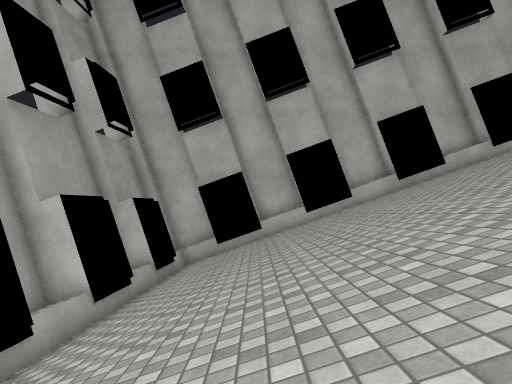
View 1 (above)

16 first-person views from a walk through a Unity game level. The camera is 1.3 m above the floor, tilts 10° down and sees 70° across. The floor is counted in squares, 1 m on a side. Each view is taken from the middle of a square. On the plan, view 1 faces up. The plan holds only what a view shows up to about 15 squares ahead; the rest is blank. The place goes on beyond the plan. Surface patterns are stand-ins for the level's own textures.

View 2
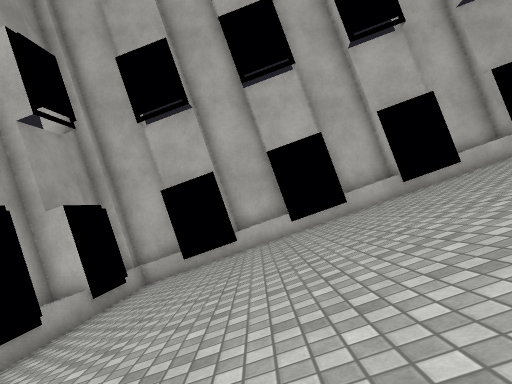

View 3
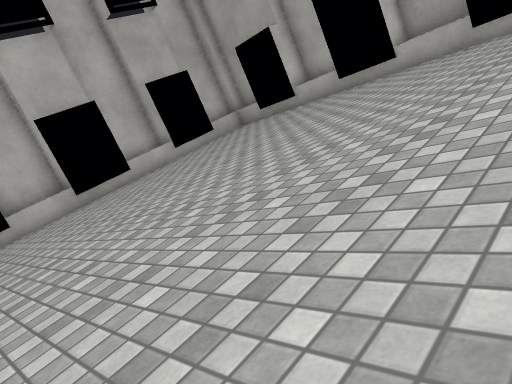

View 4
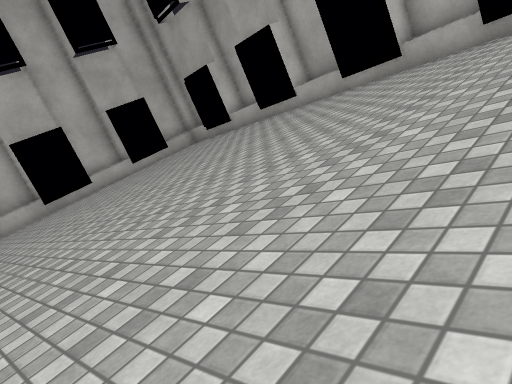

View 5
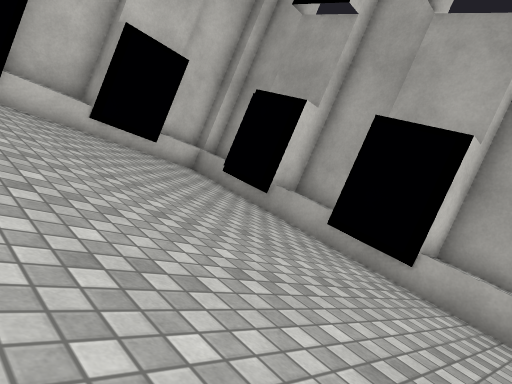

View 6
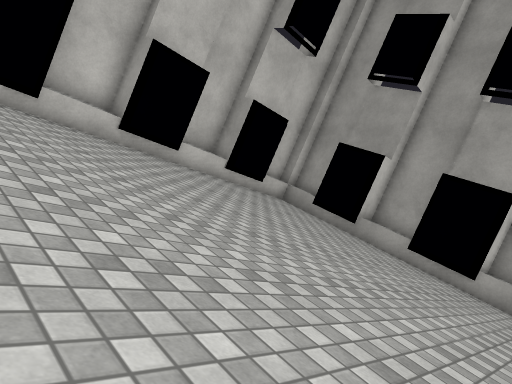

View 7
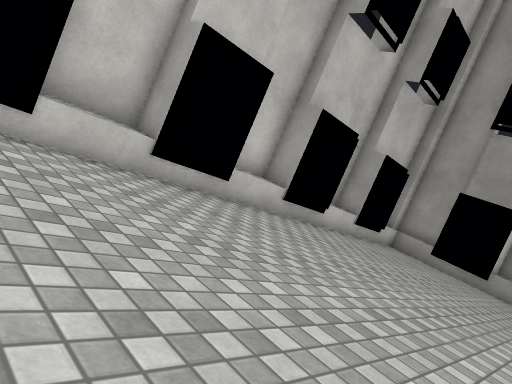

View 8
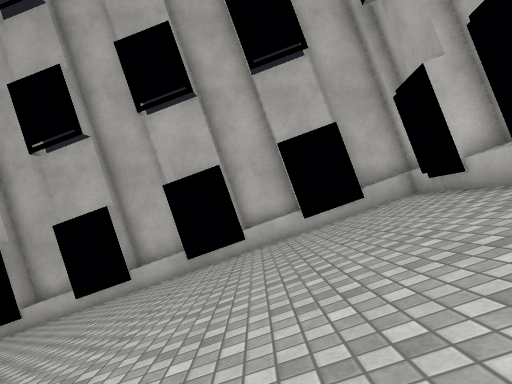

View 9
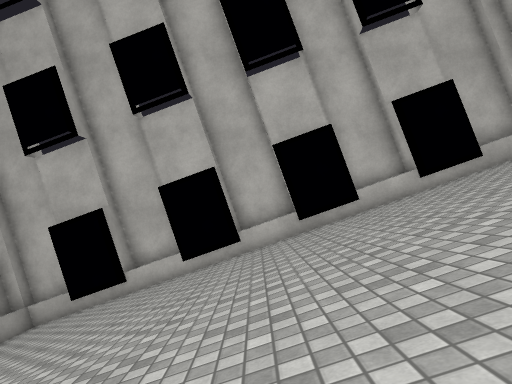

View 10
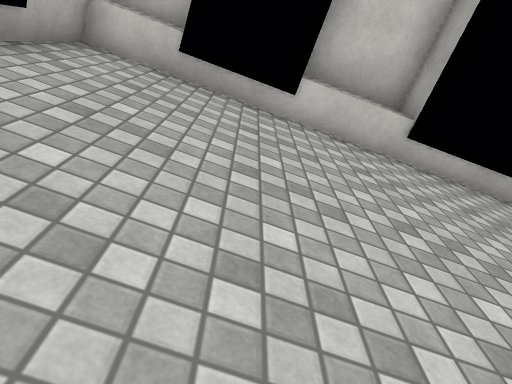

View 11
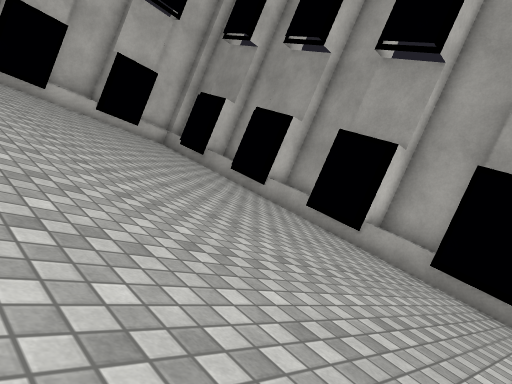

View 12
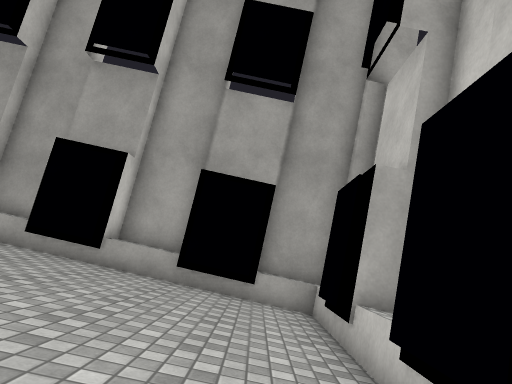

View 13
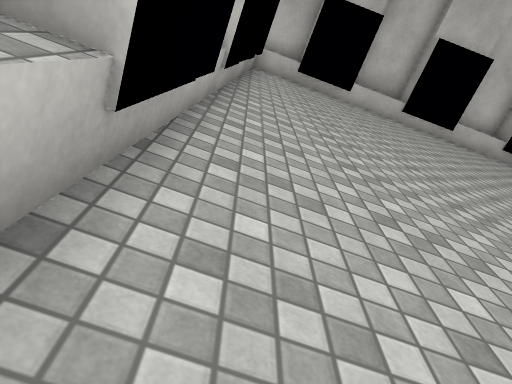

View 14
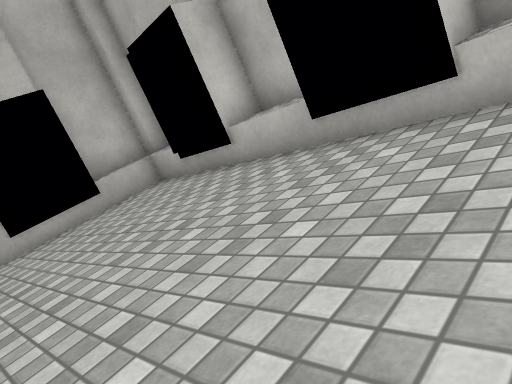

View 15
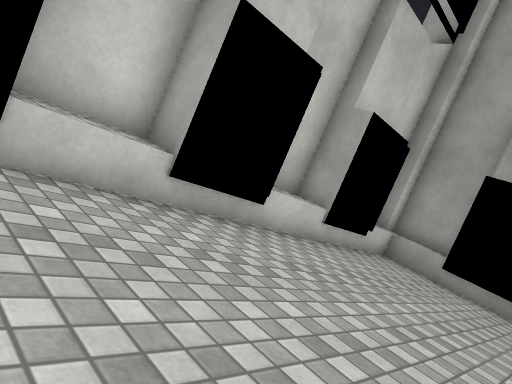

View 16
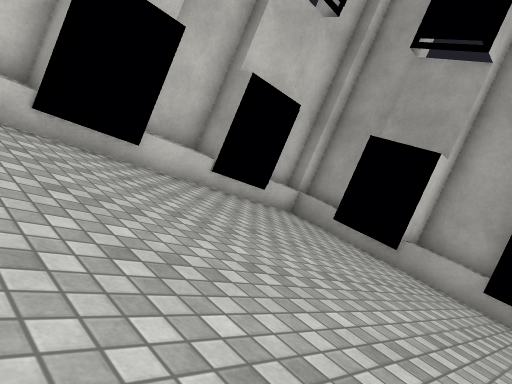

### Floor plan
Key: @ floor where view 1 was taken; # wall or solid block; x gap in a wall; / step, stairs or slope; ≈ water the walk keeps out of; v drop or lower ground; O other object.
Columns run from 6 left of view 1 to 15 right of it. Each row starts with its distance up from view 1.
 18  ≈OO  OOO OOO OOOO OOO
 17  O###O###O###O###O####
 16  O#/////////////////##
 15  Ox/////////////////O
 14   #/////////////////O
 13  O#/////////////////##
 12  O#/////////////////##
 11  O#/////////////////##
 10   #//////////////// #
  9 OO#////////////////O#v
  8 O##/////////////////##
  7 O##/////////////////##
  6  ##////////////////O#
  5  ##//////////////// #
  4 O##////////////////##
  3 O#/////////////////##
  2 Ox/////////////////O#
  1  #/////////////////O
  0 O#////@////////////#
 -1 O#/////////////////#
 -2 O##OO##OO##OO###O###
 -3 O##  ##  ### ### O##

Where each view was taken, in squares from view 1:
view 1: 0 up, 0 right, facing up
view 2: 3 up, 1 right, facing up
view 3: 3 up, 2 right, facing up-right
view 4: 1 down, 2 right, facing up-right
view 5: 9 up, 3 right, facing down-left
view 6: 9 up, 8 right, facing down-left
view 7: 5 up, 11 right, facing down-left
view 8: 4 up, 9 right, facing up
view 9: 4 up, 5 right, facing up
view 10: 5 up, 10 right, facing down
view 11: 16 up, 6 right, facing down-left
view 12: 15 up, 6 right, facing left
view 13: 13 up, 13 right, facing down
view 14: 7 up, 9 right, facing up-right
view 15: 3 up, 6 right, facing down-left
view 16: 6 up, 5 right, facing down-left
